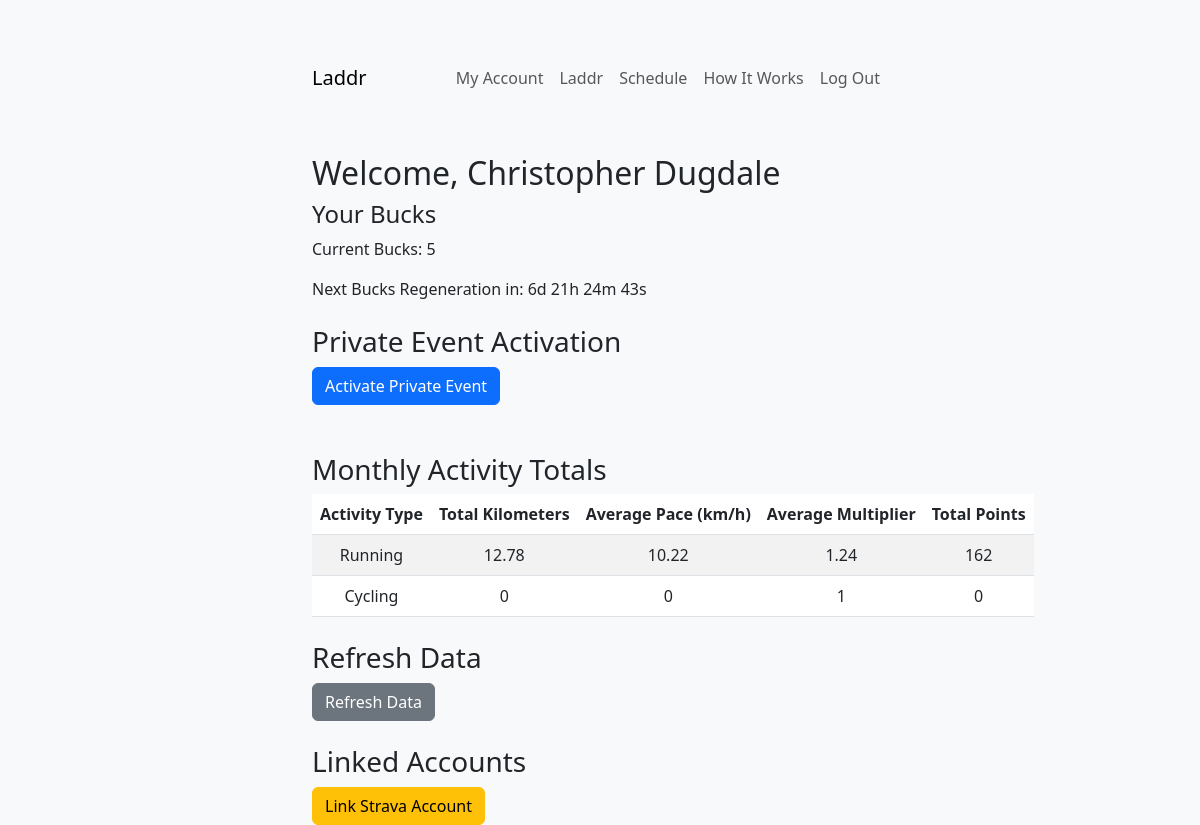
Before: /account (signed in) with the older database file.
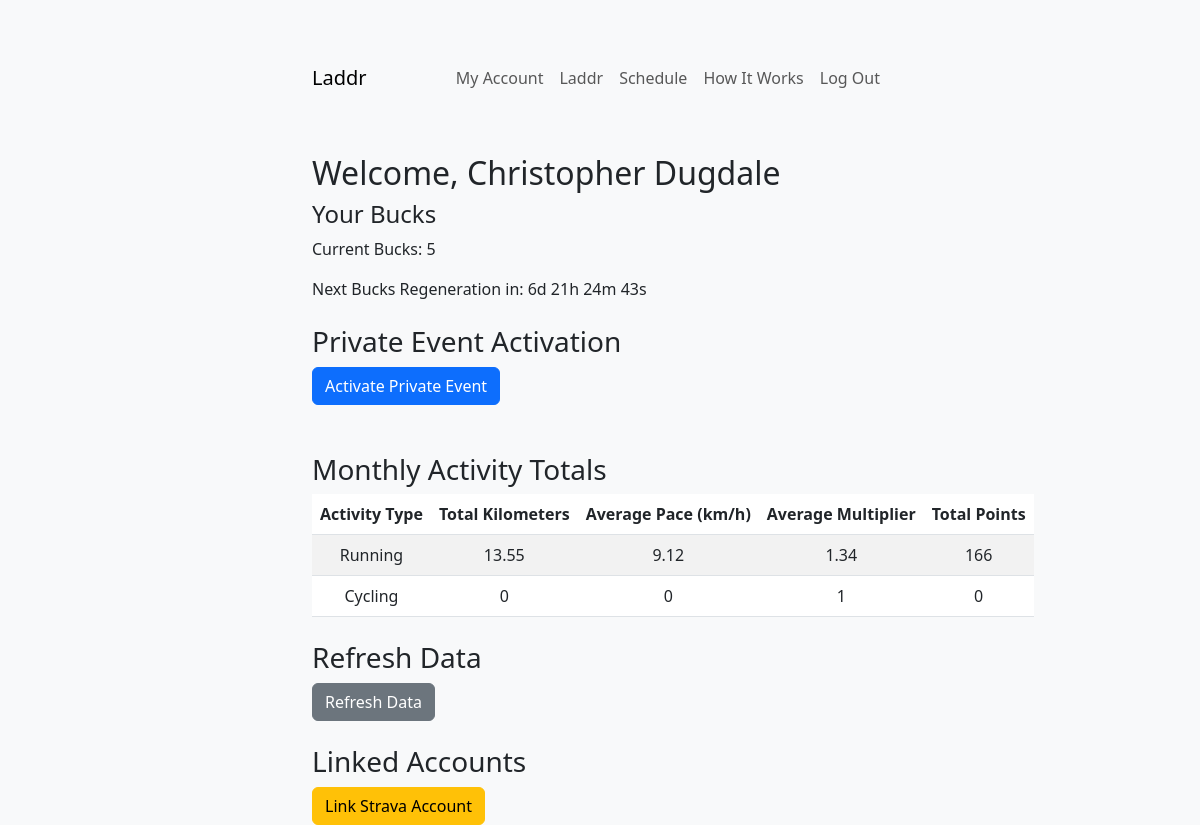
After: the same page with the newer database file.
### app/models.py (models this page shows, shortened)
class User(db.Model):
    __tablename__ = 'users'
    id = db.Column(db.Integer, primary_key=True)
    first_name = db.Column(db.String(50), nullable=False)
    last_name = db.Column(db.String(50), nullable=False)
    email = db.Column(db.String(120), unique=True, nullable=False)
    password_hash = db.Column(db.String(128), nullable=False)
    strava_id = db.Column(db.String(50), nullable=True)  # Stores Strava user ID
    strava_access_token = db.Column(db.String(255), nullable=True)
    strava_refresh_token = db.Column(db.String(255))
    strava_expires_at = db.Column(db.Integer)    # Stores Strava access token
    bucks = db.Column(db.Integer, default=5)  # Weekly Bucks balance
    last_bucks_update = db.Column(db.DateTime, default=datetime.utcnow)
    private_event_ends = db.Column(db.DateTime, nullable=True)  # End time for private event
    last_activated = db.Column(db.DateTime, nullable=True)  # Last activation time for weekly cooldown
    linked_accounts = db.Column(db.Boolean, default=False)  # Example field for linked accounts
    overall_points = db.Column(db.Integer, default=0)
    monthly_data = db.Column(db.JSON, default={
        'run': {'distance': 0, 'pace': 0, 'points': 0, 'avg_multiplier': 1},
        'ride': {'distance': 0, 'pace': 0, 'points': 0, 'avg_multiplier': 1},
    }) # Cached monthly totals
    yearly_data = db.Column(db.JSON, nullable=True)   # Cached yearly totals
    monthly_last_updated = db.Column(db.DateTime, nullable=True)  # Last updated timestamp for monthly data
    yearly_last_updated = db.Column(db.DateTime, nullable=True)   # Last updated timestamp for yearly data
    def can_activate(self):
        return True # If no prior activation, activation is allowed
    def private_event_active(self):
        if self.private_event_ends:
            private_event_ends_brisbane = BRISBANE_TZ.localize(self.private_event_ends)
            now_brisbane = datetime.now(BRISBANE_TZ)
            return now_brisbane < private_event_ends_brisbane
        return False

### app/routes.py (the view)
@main.route('/account')
def account():
    if 'user_id' not in session:
        flash('You need to log in first.', 'warning')
        return redirect(url_for('main.login'))
    user_id = session['user_id']
    user = User.query.get(user_id)
    if not user:
        flash('User not found. Please log in again.', 'danger')
        return redirect(url_for('main.login'))
    now_brisbane = datetime.now(BRISBANE_TZ)
    private_event_active = user.private_event_active()
    can_activate = user.can_activate()
    private_event_ends = user.private_event_ends.astimezone(BRISBANE_TZ).isoformat() if user.private_event_ends else None
    next_activation_time = (user.last_activated + timedelta(days=7)).astimezone(BRISBANE_TZ).isoformat() if user.last_activated else None
    bucks_reset_time = None
    if user.last_bucks_update:
        next_regeneration_time = user.last_bucks_update + timedelta(weeks=1)
        now_utc = datetime.utcnow()
        if next_regeneration_time > now_utc:
            bucks_reset_time = int((next_regeneration_time - now_utc).total_seconds())  # Time left in seconds
        else:
            bucks_reset_time = 0  # Bucks should already be regenerated
    print(bucks_reset_time)
    totals = user.monthly_data or {
        'run': {'distance': 0, 'pace': 0, 'points': 0, 'avg_multiplier': 1},
        'ride': {'distance': 0, 'pace': 0, 'points': 0, 'avg_multiplier': 1},
    }
    return render_template(
        'account.html',
        user=user,
        private_event_active=private_event_active,
        can_activate=can_activate,
        private_event_ends=private_event_ends,
        next_activation_time=next_activation_time,
        bucks_reset_time=bucks_reset_time,
        totals=totals
    )

### app/templates/account.html (shortened to what this page needs)
{% extends 'base.html' %}
{% block content %}
<h2 class="mt-5">Welcome, {{ user.first_name }} {{ user.last_name }}</h2>
<div class="bucks-countdown">
    <h4>Your Bucks</h4>
    <p>Current Bucks: {{ user.bucks }}</p>
    {% if bucks_reset_time > 0 %}
        <p>Next Bucks Regeneration in: <span id="bucks-timer"></span></p>
    {% else %}
        <p>Bucks are fully regenerated!</p>
    {% endif %}
</div>
<div class="mt-4">
    <h3>Private Event Activation</h3>
    {% if private_event_active %}
        <p class="text-success">
            Private event is active! Time left:
            <span id="privateEventCountdown">{{ private_event_ends }}</span>
        </p>
    {% else %}
        <button class="btn btn-primary" id="activateButton" {% if not can_activate %}disabled{% endif %}>
            Activate Private Event
        </button>
    {% endif %}
</div>
<h3 class="mt-5">Monthly Activity Totals</h3>
<table class="table table-striped">
    <thead>
        <tr>
            <th>Activity Type</th>
            <th>Total Kilometers</th>
            <th>Average Pace (km/h)</th>
            <th>Average Multiplier</th>
            <th>Total Points</th>
        </tr>
    </thead>
    <tbody>
        <tr>
            <td>Running</td>
            <td>{{ user.monthly_data.get('run', {}).get('distance', 0) | round(2) }}</td>
            <td>{{ user.monthly_data.get('run', {}).get('pace', 0) | round(2) }}</td>
            <td>{{ user.monthly_data.get('run', {}).get('avg_multiplier', 1) | round(2) }}</td>
            <td>{{ user.monthly_data.get('run', {}).get('points', 0) }}</td>
        </tr>
        <tr>
            <td>Cycling</td>
            <td>{{ user.monthly_data.get('ride', {}).get('distance', 0) | round(2) }}</td>
            <td>{{ user.monthly_data.get('ride', {}).get('pace', 0) | round(2) }}</td>
            <td>{{ user.monthly_data.get('ride', {}).get('avg_multiplier', 1) | round(2) }}</td>
            <td>{{ user.monthly_data.get('ride', {}).get('points', 0) }}</td>
        </tr>
    </tbody>
</table>
<div class="mt-4">
    <h3>Refresh Data</h3>
    <button class="btn btn-secondary" id="refreshDataButton">Refresh Data</button>
</div>
<div class="mt-4">
    <h3>Linked Accounts</h3>
    {% if linked_accounts %}
        <p>Your Strava account is linked.</p>
        <button class="btn btn-secondary me-2" id="refreshDataButton">Refresh Data</button>
        <a href="{{ url_for('main.link_strava') }}" class="btn btn-warning">Relink Strava</a>
    {% else %}
        <a href="{{ url_for('main.link_strava') }}" class="btn btn-warning">Link Strava Account</a>
    {% endif %}
</div>
{% endblock %}

Changed rows visible on the page:
changed User "Christopher": monthly_data.get "12.78" → "13.55"; monthly_data.get "10.22" → "9.12"; monthly_data.get "1.24" → "1.34"; monthly_data.get "162" → "166"
